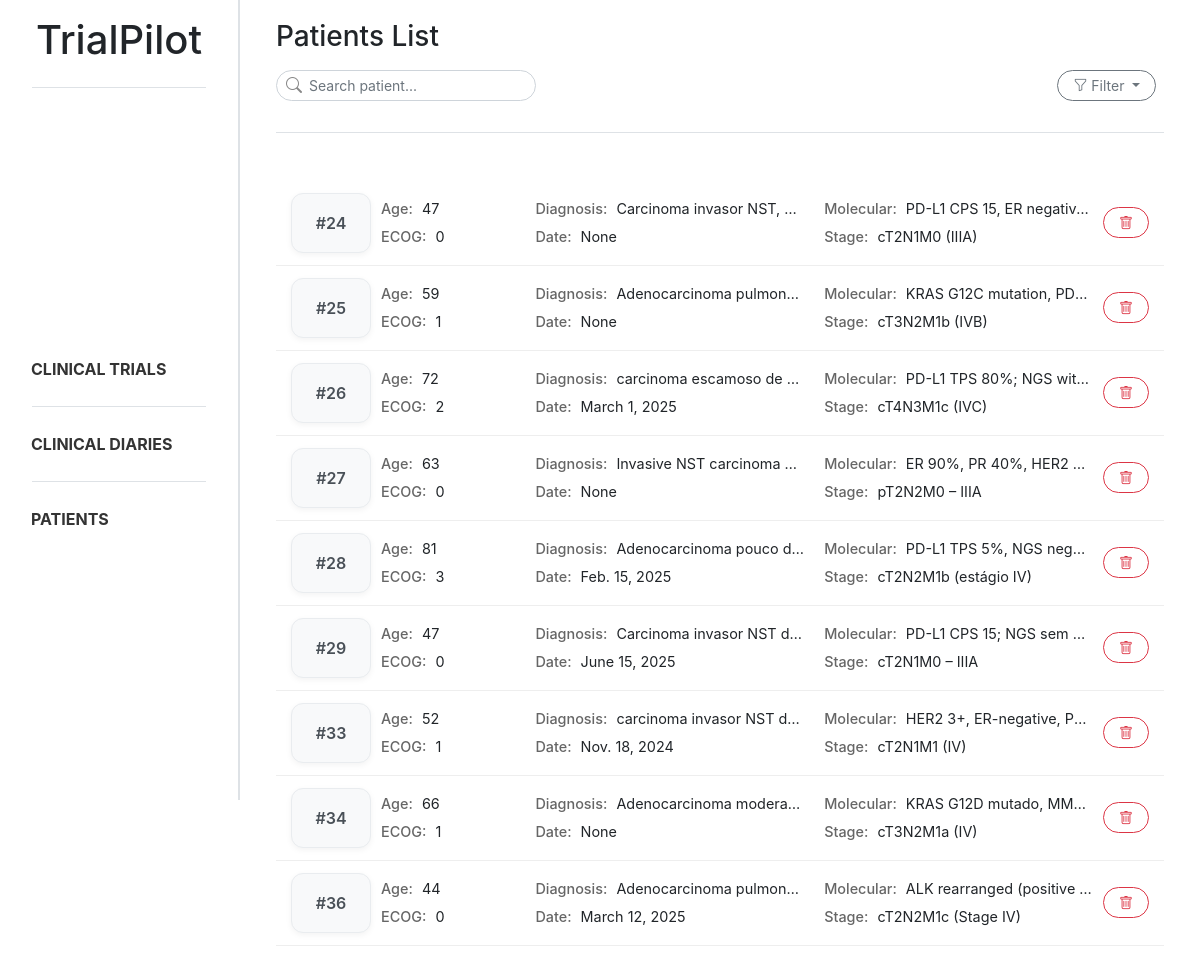
The app's page /patients/, older data.
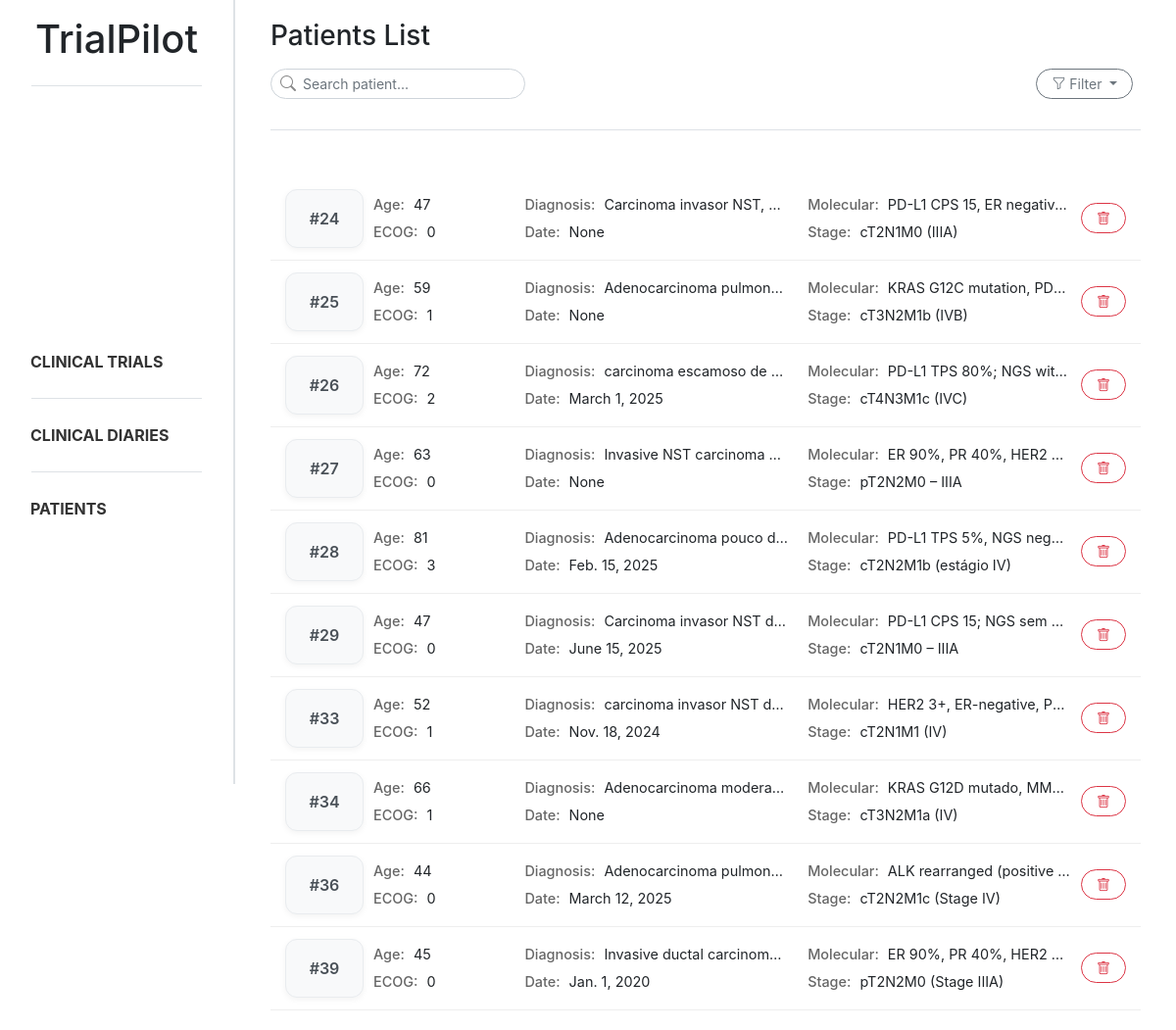
The same page, newer data.
### trialpilot/models.py (models this page shows, shortened)
class Patient_profile(models.Model):
    document = models.ForeignKey(Document, on_delete=models.CASCADE, related_name="patient_profiles")
    age = models.IntegerField(null=True, blank=True)
    ecog_ps = models.IntegerField(null=True, blank=True)
    diagnosis = models.CharField(max_length=255, null=True, blank=True)
    diagnosis_date = models.DateField(null=True, blank=True)
    molecular_status = models.CharField(max_length=255, null=True, blank=True)
    stage = models.CharField(max_length=50, null=True, blank=True)
    control = models.CharField(max_length=255, null=True, blank=True)

### trialpilot/views.py (the view, shortened to what this page needs)
# urls.py: path('patients/', patient_list, name='patient_list'),
def patient_list(request):
    search = request.GET.get("search", "").strip()
    stage = request.GET.get("stage", "").strip()
    molecular_status = request.GET.get("molecular_status", "").strip()
    patients = Patient_profile.objects.all()
    if stage:
        patients = patients.filter(stage__icontains=stage)
    if molecular_status:
        patients = patients.filter(molecular_status__icontains=molecular_status)
    patient_data = []
    for patient in patients:
        treatments = Treatment.objects.filter(patient=patient)
        patient_data.append((patient, treatments))
    return render(request, 'trialpilot/patient_list.html', {
        'patient_data': patient_data,
        'search': search,
        'stage': stage,
        'molecular_status': molecular_status,
    })

### trialpilot/templates/trialpilot/patient_list.html (shortened to what this page needs)
{% extends "trialpilot/base.html" %}
{% block content %}
<div class="d-flex flex-column mb-4 ml-3 mr-3">
    <h3 class="mb-3">Patients List</h3>
    <div class="d-flex justify-content-between align-items-center mb-3">
        <form method="GET">
            <div class="position-relative" style="width:260px">
                <i class="bi bi-search position-absolute"
                    style="left:10px; top:50%; transform:translateY(-50%); color:#888;"></i>
                <input type="text" name="search" class="form-control form-control-sm rounded-ui"
                    style="padding-left: 32px;" placeholder="Search patient...">
            </div>
        </form>
        <div class="dropdown" style="margin-right: 0.5rem;">
            <button class="btn btn-outline-secondary btn-sm rounded-ui dropdown-toggle" type="button"
                data-bs-toggle="dropdown" aria-expanded="false">
                <i class="bi bi-funnel"></i>
                Filter
            </button>
        </div>
    </div>
    <div class="sidebar-divider mb-4"></div>
</div>
<div class="patient-list ml-3 mr-3">
    {% for patient, treatments in patient_data %}
    <div class="patient-card patient-card-trigger" data-id="{{ patient.id }}" data-age="{{ patient.age }}"
        data-ecog="{{ patient.ecog_ps }}" data-diagnosis="{{ patient.diagnosis }}"
        data-date="{{ patient.diagnosis_date }}" data-molecular="{{ patient.molecular_status }}"
        data-stage="{{ patient.stage }}" data-control="{{ patient.control }}" data-treatments='[
        {% for t in treatments %}
            {
                "name": "{{ t.treatment_name|escapejs }}",
                "start": "{{ t.start_date }}",
                "end": "{{ t.end_date|default:"Ongoing" }}"
            }{% if not forloop.last %},{% endif %}
        {% endfor %}
     ]'>
        <div class="patient-layout">
            <div class="patient-id">
                #{{ patient.id }}
            </div>
            <div class="patient-grid">
                <div><strong>Age:</strong> {{ patient.age }}</div>
                <div><strong>Diagnosis:</strong> {{ patient.diagnosis }}</div>
                <div><strong>Molecular:</strong> {{ patient.molecular_status }}</div>
                <div><strong>ECOG:</strong> {{ patient.ecog_ps }}</div>
                <div><strong>Date:</strong> {{ patient.diagnosis_date }}</div>
                <div><strong>Stage:</strong> {{ patient.stage }}</div>
            </div>
            <div class="patient-actions">
                <button class="btn btn-outline-danger btn-sm reset-btn rounded-ui"
                    data-document-id="{{ patient.document.id }}" data-patient-id="{{ patient.id }}">
                    <i class="bi bi-trash"></i>
                </button>
            </div>
        </div>
    </div>
    {% endfor %}
</div>
{% endblock %}

### trialpilot/templates/trialpilot/base.html (shortened to what this page needs)
{% load static %}
<!DOCTYPE html>
<html lang="en">
<head>
    <link href="{% static 'css/bootstrap.css' %}" rel="stylesheet">
    <link href="{% static 'css/style.css' %}" rel="stylesheet">
    <link rel="stylesheet" href="https://cdn.jsdelivr.net/npm/bootstrap-icons@1.11.1/font/bootstrap-icons.css">
</head>
<body>
    <div class="sidebar p-3 sidebar-border d-flex flex-column">
        <header>
            <a href="{% url 'index' %}" style="text-decoration: none; color: inherit;">
                <h1 style="text-align: center;">TrialPilot</h1>
            </a>
        </header>
        <div class="sidebar-divider ml-3 mr-3"></div>
        <ul class="nav flex-column my-auto">
            <li class="nav-item"><a class="nav-link" href="{% url 'trial_list' %}"><b>CLINICAL TRIALS</b></a></li>
            <div class="sidebar-divider ml-3 mr-3"></div>
            <li class="nav-item"><a class="nav-link" href="{% url 'diary_list' %}"><b>CLINICAL DIARIES</b></a></li>
            <div class="sidebar-divider ml-3 mr-3"></div>
            <li class="nav-item"><a class="nav-link" href="{% url 'patient_list' %}"><b>PATIENTS</b></a></li>
        </ul>
    </div>
    <main class="main-content">
        {% block content %}{% endblock %}
    </main>
</body>
</html>

### static/css/style.css (style rules this page uses)
body { overflow-x: hidden; }
html, body { height: 100%; }
.nav-link { display: block; padding: 10px 15px; border-radius: 10px; color: #333; transition: all 0.2s ease; }
.sidebar { position: fixed; top: 0; left: 0; width: 240px; height: 100vh; overflow-y: auto; background: white; z-index: 1000; }
.main-content { margin-left: 240px; padding: 20px; }
.sidebar-border { border-right: 2px solid #dee2e6; }
.sidebar-divider { height: 1px; background-color: #dee2e6; margin-bottom: 15px; margin-top: 15px; }
.rounded-ui { border-radius: 1rem !important; padding-left: 15px; padding-right: 15px; }
.patient-card { padding: 12px 15px; border-bottom: 1px solid #eee; transition: all 0.15s ease; cursor: pointer; }
.patient-actions { display: flex; align-items: center; justify-content: center; }
.patient-grid { display: grid; grid-template-columns: 1fr 2fr 2fr; grid-template-rows: auto auto; gap: 6px 20px; font-size: 0.9rem; }
.patient-grid div { overflow: hidden; white-space: nowrap; text-overflow: ellipsis; }
.patient-grid strong { color: #666; font-weight: 500; margin-right: 5px; }
.patient-layout { display: grid; grid-template-columns: 80px 1fr auto; align-items: center; gap: 10px; }
.patient-id { display: flex; align-items: center; justify-content: center; font-weight: 600; color: #495057; background: #f8f9fa; border: 1px solid #e9ecef; border-radius: 12px; height: 100%; min-height: 60px; box-shadow: 0 2px 6px rgba(0, 0, 0, 0.05); }

Row changes from the older to the newer data that the page shows:
added Patient_profile: id "39", age "45", diagnosis "Invasive ductal carcinom…", molecular_status "ER 90%, PR 40%, HER2…", ecog_ps "0", diagnosis_date "Jan. 1, 2020", stage "pT2N2M0 (Stage IIIA)"
